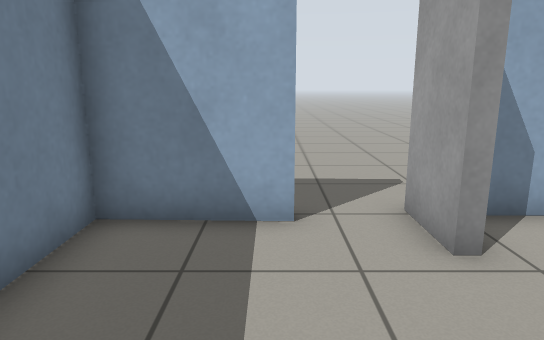
[1] (above)

19 first-person views from a walk through a world built for the Gazebo simulator. The camera is 1 m above the floor, tilts 12° down and sees 70° across. Floor lines are 1 m apart. The floor is counted in squares, 0.5 m on a side. Each view is taken from the middle of a square. On the plan, view 1 faces up. The plan holds only what a view shows up to about 20 squares ahead; the rest is blank. Some stock models are drawn as simple stand-ins. Some surface patterns are stand-ins.

[2]
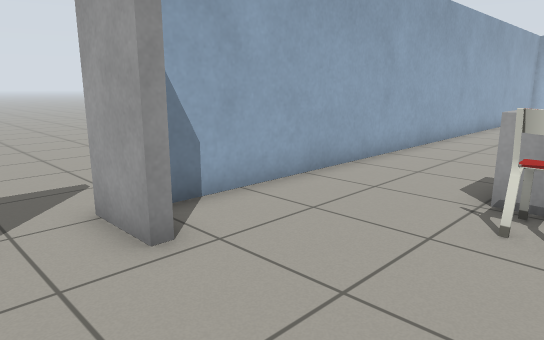

[3]
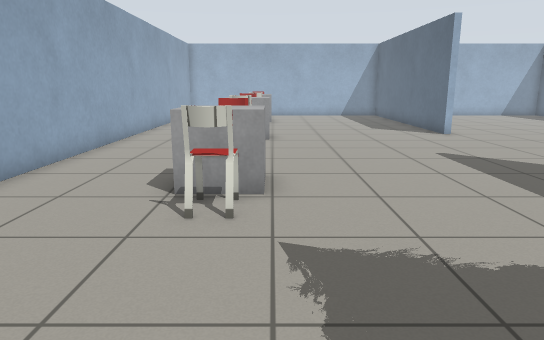

[4]
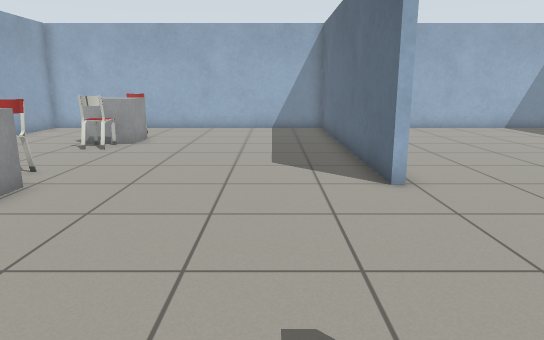

[5]
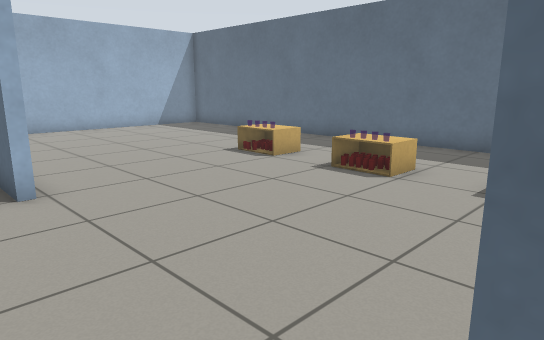

[6]
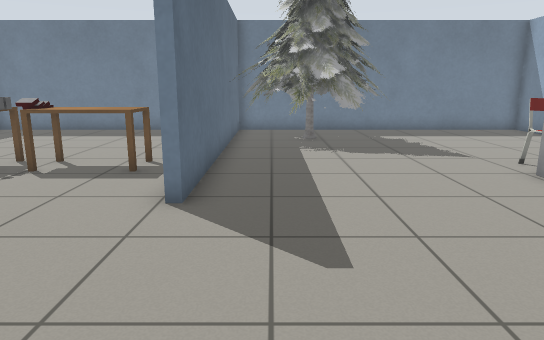

[7]
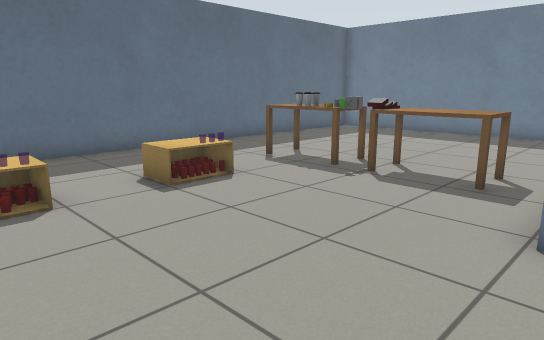

[8]
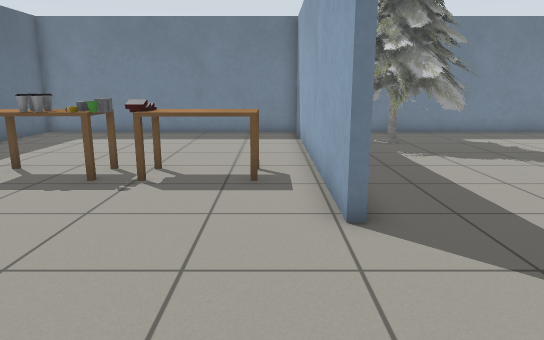

[9]
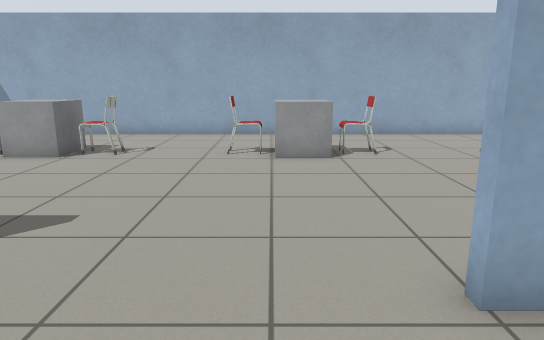

[10]
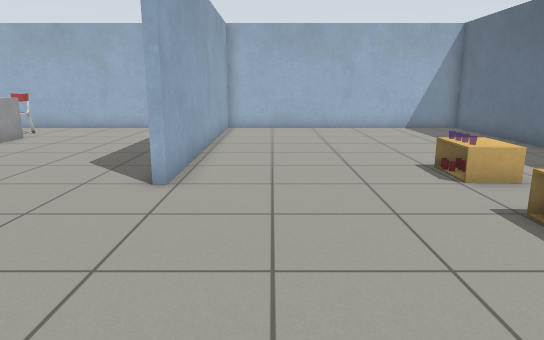

[11]
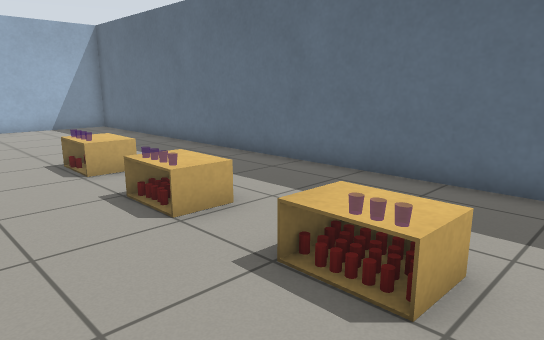

[12]
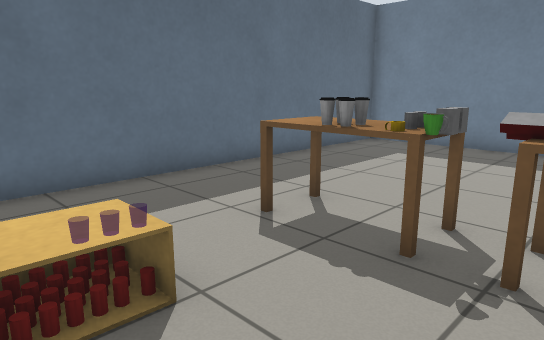

[13]
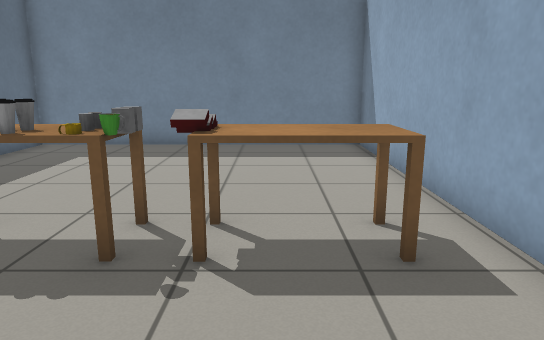

[14]
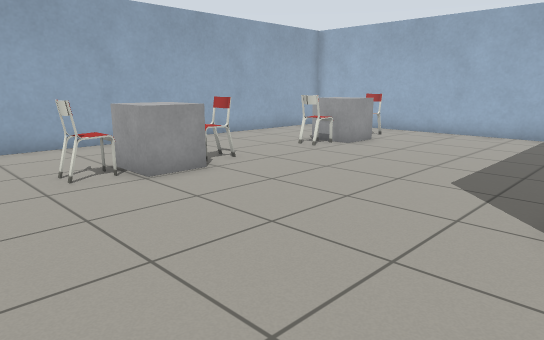

[15]
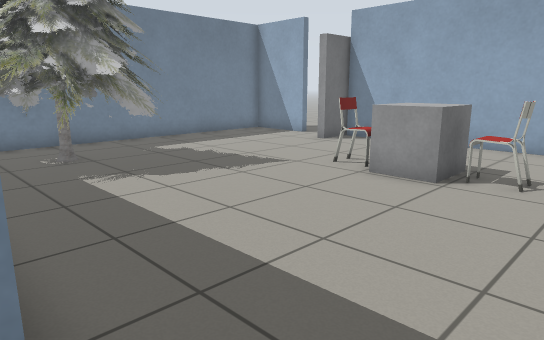

[16]
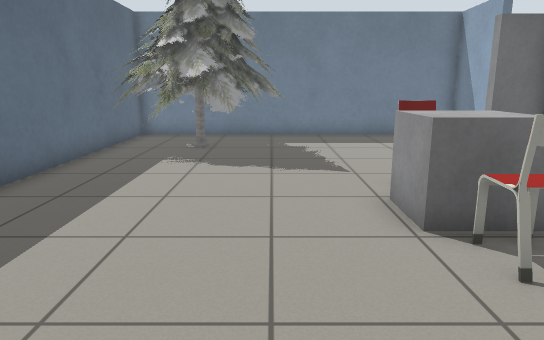

[17]
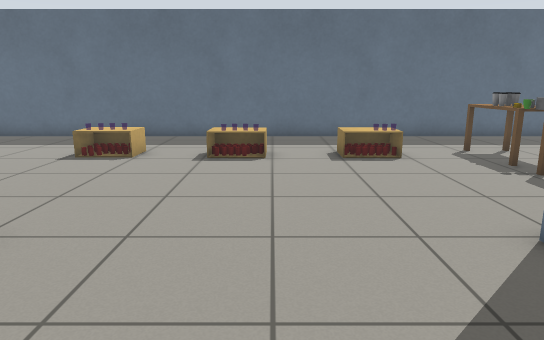

[18]
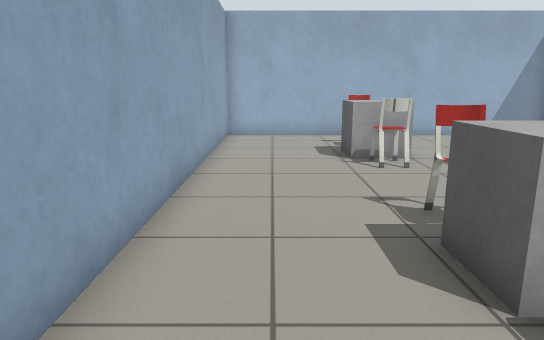

[19]
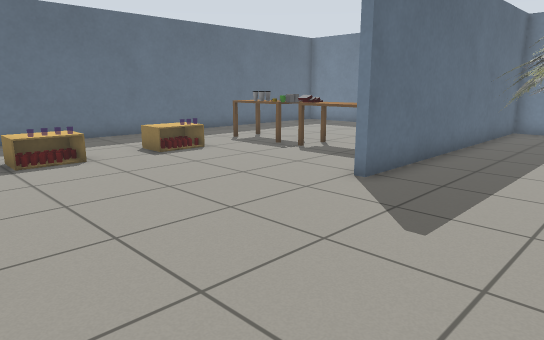

### Floor plan
Points are (right, up) in squares from view 1. A wall is a line through its corners. A room is listed if a view was taken in it or the views show most of it. See-through windows are left out.
Room 1 (views 1, 2, 3, 4, 5, 6, 7, 8, 9, 10, 11, 12, 13, 14, 15, 16, 17, 18, 19)
walls: (9.5, -7.9) (-2.7, -7.9) (-2.7, -19.2) (28.5, -19.2) (28.5, -7.9) (16.9, -7.9) (16.9, -7.6) (28.5, -7.6) (28.5, 5.9) (2.5, 5.9); (0.5, -7.6) (9.5, -7.6); (0.4, 5.6) (-2.7, 5.7) (-2.7, -3.9)
ways out: opening at (1.5, 6)
objects: pine tree (-2, -7) to (3, -2); door leaf (2, 5) to (3, 6); desk (5, -15) to (7, -13); desk (5, -12) to (7, -9); cup (6, -14); grey box (6, -13); chair (6, 1) to (7, 1); cup (7, -14); cup (7, -13); grey box (7, 0) to (9, 2); drink can (9, -15); drink can (9, -14); chair (9, 1) to (10, 1); drink can (10, -15); drink can (10, -14); drink can (10, -13); drink can (11, -15); drink can (11, -14); other object (13, -15); other object (14, -15); drink can (14, -14); other object (14, -13); chair (14, 1) to (15, 1); other object (15, -15); other object (15, -14); grey box (15, 0) to (17, 2); chair (17, 1) to (18, 1); other object (18, -15); other object (18, -14); other object (18, -13); other object (19, -15); other object (19, -14); chair (22, 1) to (23, 1); grey box (23, 0) to (25, 2); chair (25, 1) to (26, 1)
Room 2 (no view inside)
walls: (-2.7, -3.9) (-2.7, -7.6) (0.5, -7.6)

Positions as (right, up) in squares from view 1, and headings:
1: (0, 0), facing up
2: (0, 0), facing up-right
3: (0, 0), facing right
4: (9, -5), facing right
5: (9, -6), facing down-right
6: (16, -6), facing left
7: (15, -7), facing down-left
8: (15, -9), facing left
9: (15, -11), facing up
10: (9, -10), facing right
11: (8, -11), facing down-right
12: (11, -11), facing down-left
13: (11, -11), facing left
14: (11, -8), facing up-right
15: (12, -8), facing up-left
16: (14, -2), facing left
17: (13, -3), facing down
18: (12, 4), facing right
19: (17, -3), facing down-left
